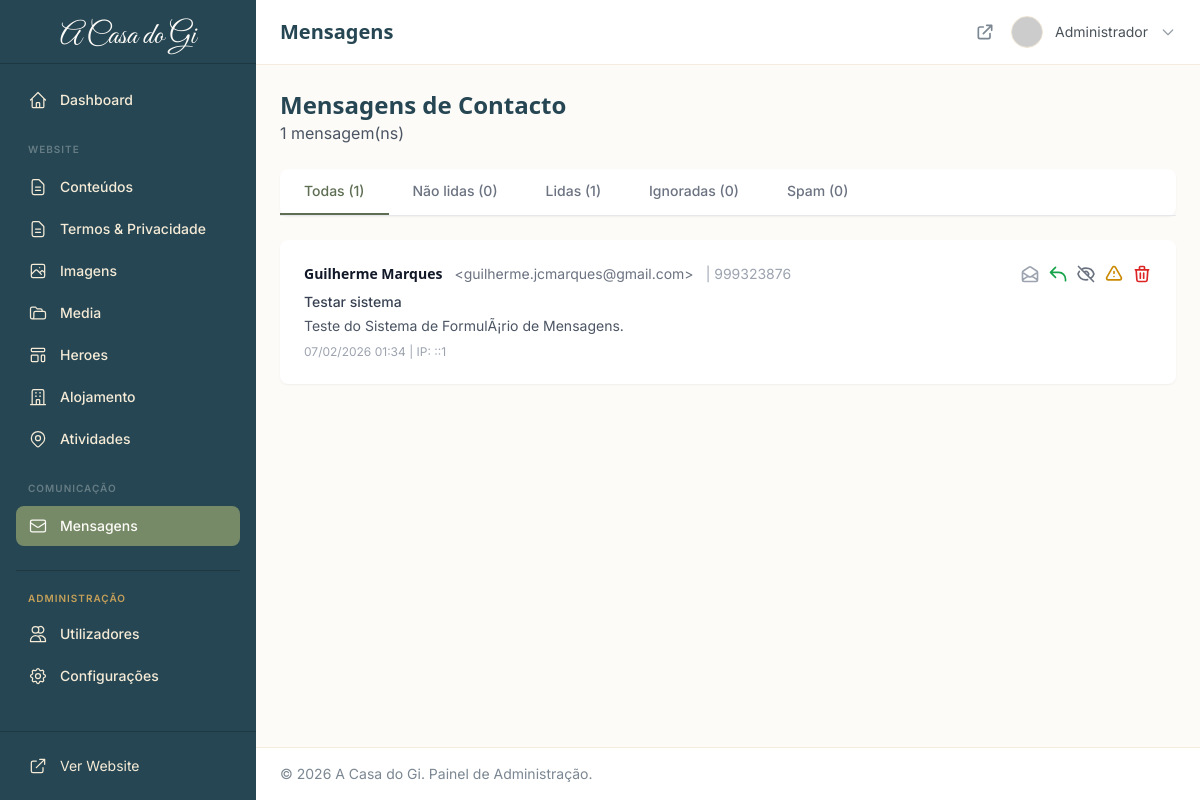
/admin/mensagens/index.php (signed in), run on an earlier commit of the app's database.
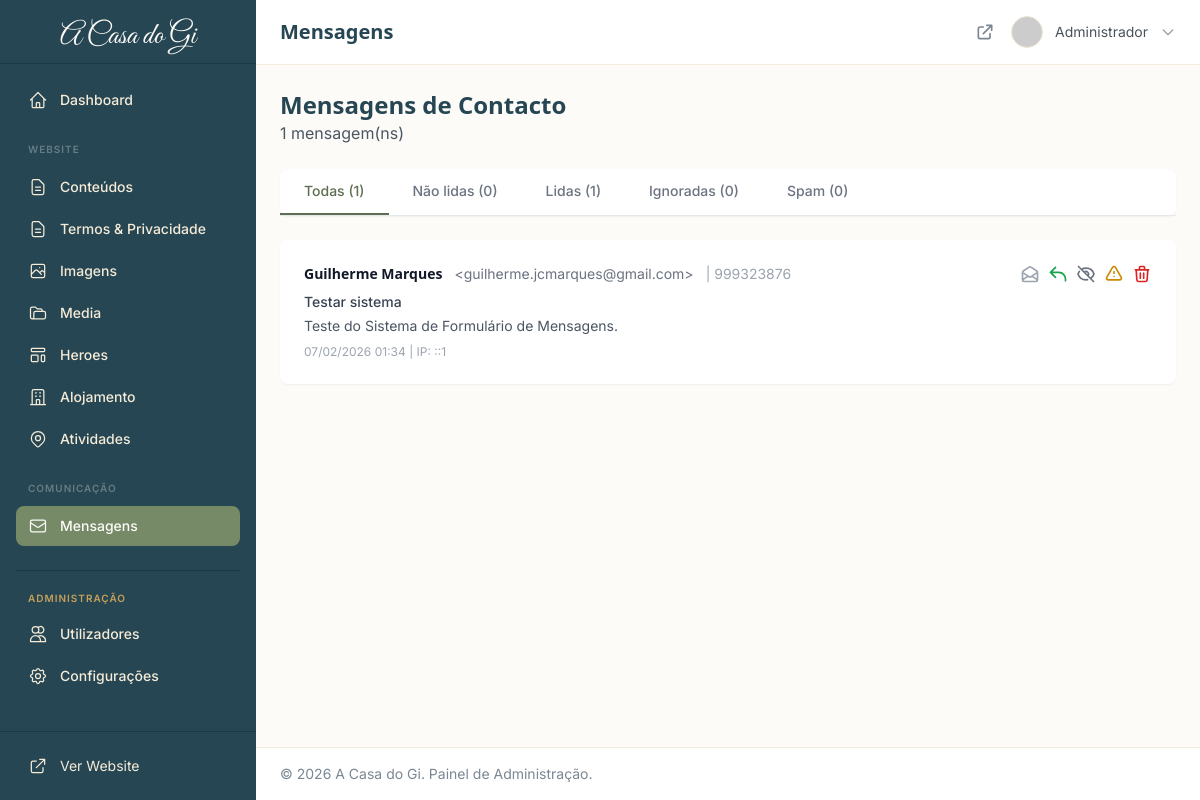
And on a later commit of the database.
### tables this page shows
CREATE TABLE `contact_submissions` (
  `id` int(10) unsigned NOT NULL AUTO_INCREMENT,
  `name` varchar(100) NOT NULL,
  `email` varchar(255) NOT NULL,
  `phone` varchar(20) DEFAULT NULL,
  `subject` varchar(255) DEFAULT NULL,
  `message` text NOT NULL,
  `ip_address` varchar(45) DEFAULT NULL,
  `user_agent` varchar(500) DEFAULT NULL,
  `language` varchar(2) DEFAULT 'pt',
  `is_read` tinyint(1) DEFAULT 0,
  `is_spam` tinyint(1) DEFAULT 0,
  `is_ignored` tinyint(1) DEFAULT 0 COMMENT 'Ignored messages',
  `created_at` timestamp NOT NULL DEFAULT current_timestamp(),
  PRIMARY KEY (`id`),
  KEY `idx_email` (`email`),
  KEY `idx_read` (`is_read`),
  KEY `idx_created` (`created_at`),
  KEY `idx_ignored` (`is_ignored`)
);

### core/Session.php (called while the page is built, shortened)
<?php
class Session
{
    private static bool $started = false;
    public static function start(): void
    {
        if (self::$started) {
            return;
        }
        $config = require CONFIG_PATH . '/config.php';
        self::$started = true;
    }
    public static function get(string $key, mixed $default = null): mixed
    {
        return $_SESSION[$key] ?? $default;
    }
    public static function getFlash(?string $type = null): array
    {
        $messages = $_SESSION[SESSION_FLASH] ?? [];
        if ($type !== null) {
            $typeMessages = $messages[$type] ?? [];
            return $typeMessages;
        }
        return $messages;
    }
}

### core/Database.php (called while the page is built, shortened)
<?php
class Database
{
    private static ?Database $instance = null;
    private PDO $pdo;
    private array $config;
    private function __construct()
    {
        $this->config = require CONFIG_PATH . '/config.php';
    }
    public static function getInstance(): self
    {
        if (self::$instance === null) {
            self::$instance = new self();
        }
        return self::$instance;
    }
    private function connect(): void
    {
        $db = $this->config['db'];
        $dsn = sprintf(
            'mysql:host=%s;port=%d;dbname=%s;charset=%s',
            $db['host'],
            $db['port'] ?? 3306,
            $db['name'],
            $db['charset']
        );
        $options = [
            PDO::ATTR_ERRMODE => PDO::ERRMODE_EXCEPTION,
            PDO::ATTR_DEFAULT_FETCH_MODE => PDO::FETCH_ASSOC,
            PDO::ATTR_EMULATE_PREPARES => false,
            PDO::MYSQL_ATTR_INIT_COMMAND => "SET NAMES {$db['charset']}"
        ];
        try {
            $this->pdo = new PDO($dsn, $db['user'], $db['pass'], $options);
        } catch (PDOException $e) {
            if ($this->config['app']['debug']) {
                throw new \Exception('Database connection failed: ' . $e->getMessage());
            }
            throw new \Exception('Database connection failed. Please try again later.');
        }
    }
    public function query(string $sql, array $params = []): PDOStatement
    {
        $stmt = $this->pdo->prepare($sql);
        $stmt->execute($params);
        return $stmt;
    }
    public function fetchAll(string $sql, array $params = []): array
    {
        return $this->query($sql, $params)->fetchAll();
    }
}

### config/config.php (called while the page is built)
<?php
return [
    'db' => [
        'host' => '127.0.0.1',
        'name' => 'acasadogi',
        'user' => 'root',
        'pass' => '',
        'charset' => 'utf8mb4',
        'port' => 3306
    ],
    'app' => [
        'name' => 'A Casa do Gi',
        'url' => 'https://monrion.cloud',
        'env' => 'production',
        'debug' => false,
        'timezone' => 'Europe/Lisbon',
        'locale' => 'pt_PT',
        'default_language' => 'pt'
    ],
    'mail' => [
        'host' => '',
        'port' => 587,
        'username' => '',
        'password' => '',
        'encryption' => 'tls',
        'from_email' => 'noreply@acasadogi.pt',
        'from_name' => 'A Casa do Gi',
        'reply_to' => 'info@acasadogi.pt'
    ],
    'security' => [
        'session_lifetime' => 1800,
        'csrf_token_lifetime' => 3600,
        'max_login_attempts' => 5,
        'lockout_duration' => 900,
        'password_min_length' => 8,
        'bcrypt_cost' => 12
    ],
    'uploads' => [
        'max_file_size' => 5 * 1024 * 1024,
        'allowed_image_types' => ['image/jpeg', 'image/png', 'image/webp', 'image/gif'],
        'path' => __DIR__ . '/../uploads'
    ]
];

### includes/functions.php (called while the page is built, shortened)
<?php
function e(?string $string): string
{
    return htmlspecialchars($string ?? '', ENT_QUOTES, 'UTF-8');
}
function formatDateTime(?string $date, string $format = 'd/m/Y H:i'): string
{
    $datetime = new DateTime($date);
    return $datetime->format($format);
}

### core/CSRF.php (called while the page is built, shortened)
<?php
class CSRF
{
    private static int $tokenLifetime = 3600;
    public static function generateToken(): string
    {
        $config = require CONFIG_PATH . '/config.php';
        self::$tokenLifetime = $config['security']['csrf_token_lifetime'] ?? 3600;
        $existingToken = Session::get(SESSION_CSRF_TOKEN);
        $tokenTime = Session::get(SESSION_CSRF_TIME);
        if ($existingToken && $tokenTime && (time() - $tokenTime) < self::$tokenLifetime) {
            return $existingToken;
        }
        $token = bin2hex(random_bytes(32));
        return $token;
    }
    public static function getToken(): string
    {
        return self::generateToken();
    }
}

### admin/mensagens/index.php (the view, shortened to what the changed rows need)
<?php
$db = Database::getInstance();
$filter = isset($_GET['filter']) ? $_GET['filter'] : 'all';
$page = isset($_GET['page']) ? max(1, (int)$_GET['page']) : 1;
$perPage = 20;
$offset = ($page - 1) * $perPage;
$where = "WHERE 1=1";
$params = [];
switch ($filter) {
    default:
        $where .= " AND is_spam = 0 AND is_ignored = 0";
}
$messages = $db->fetchAll(
    "SELECT * FROM contact_submissions {$where} ORDER BY created_at DESC LIMIT {$perPage} OFFSET {$offset}",
    $params
);
include dirname(__DIR__) . '/includes/header.php';
?>
<div class="flex justify-between items-center mb-6">
    <div>
        <h1 class="text-2xl font-bold text-primary">Mensagens de Contacto</h1>
    </div>
</div>
<div class="bg-white rounded-lg shadow-sm overflow-hidden">
    <?php if (empty($messages)): ?>
    <div class="p-12 text-center">
        <svg class="w-16 h-16 text-gray-300 mx-auto mb-4" fill="none" stroke="currentColor" viewBox="0 0 24 24">
            <path stroke-linecap="round" stroke-linejoin="round" stroke-width="1.5" d="M3 8l7.89 5.26a2 2 0 002.22 0L21 8M5 19h14a2 2 0 002-2V7a2 2 0 00-2-2H5a2 2 0 00-2 2v10a2 2 0 002 2z"/>
        </svg>
        <h3 class="text-lg font-medium text-gray-700 mb-2">Nenhuma mensagem</h3>
        <p class="text-gray-500">Não existem mensagens nesta categoria.</p>
    </div>
    <?php else: ?>
    <div class="divide-y divide-gray-200">
        <?php foreach ($messages as $msg): ?>
        <div class="p-6 hover:bg-gray-50 transition-colors cursor-pointer message-row <?= !$msg['is_read'] ? 'bg-blue-50' : '' ?>"
             data-id="<?= $msg['id'] ?>">
            <div class="flex items-start justify-between">
                <div class="flex-1 min-w-0">
                    <div class="flex items-center gap-3 mb-2">
                        <h3 class="text-sm font-semibold text-gray-900">
                            <?= e($msg['name']) ?>
                        </h3>
                        <span class="text-sm text-gray-500">&lt;<?= e($msg['email']) ?>&gt;</span>
                        <?php if ($msg['phone']): ?>
                        <span class="text-sm text-gray-400">| <?= e($msg['phone']) ?></span>
                        <?php endif; ?>
                    </div>
                    <?php if ($msg['subject']): ?>
                    <p class="text-sm font-medium text-gray-700 mb-1"><?= e($msg['subject']) ?></p>
                    <?php endif; ?>
                    <p class="text-sm text-gray-600 line-clamp-2"><?= e($msg['message']) ?></p>
                    <div class="mt-2 text-xs text-gray-400">
                        <?= formatDateTime($msg['created_at']) ?> | IP: <?= e($msg['ip_address']) ?>
                    </div>
                </div>
                <div class="ml-4 flex items-center gap-2">
                    <?php if (!$msg['is_read']): ?>
                    <a href="?read=<?= $msg['id'] ?>&filter=<?= $filter ?>&token=<?= CSRF::getToken() ?>"
                       class="text-sm text-blue-600 hover:text-blue-800 transition-colors"
                       title="Marcar como lida">
                        <svg class="w-5 h-5" fill="none" stroke="currentColor" viewBox="0 0 24 24">
                            <path stroke-linecap="round" stroke-linejoin="round" stroke-width="2" d="M9 12l2 2 4-4m6 2a9 9 0 11-18 0 9 9 0 0118 0z"/>
                        </svg>
                    </a>
                    <?php else: ?>
                    <a href="?unread=<?= $msg['id'] ?>&filter=<?= $filter ?>&token=<?= CSRF::getToken() ?>"
                       class="text-sm text-gray-400 hover:text-gray-600 transition-colors"
                       title="Marcar como não lida">
                    </a>
                    <?php endif; ?>
                    <a href="mailto:<?= e($msg['email']) ?>?subject=Re: <?= e($msg['subject'] ?? 'Contacto Casa do Gi') ?>"
                       class="text-sm text-green-600 hover:text-green-800 transition-colors"
                       title="Responder">
                        <svg class="w-5 h-5" fill="none" stroke="currentColor" viewBox="0 0 24 24">
                            <path stroke-linecap="round" stroke-linejoin="round" stroke-width="2" d="M3 10h10a8 8 0 018 8v2M3 10l6 6m-6-6l6-6"/>
                        </svg>
                    </a>
                    <?php if (!$msg['is_ignored'] && !$msg['is_spam']): ?>
                    <a href="?ignore=<?= $msg['id'] ?>&filter=<?= $filter ?>&token=<?= CSRF::getToken() ?>"
                       class="text-sm text-gray-500 hover:text-gray-700 transition-colors"
                       title="Ignorar">
                    </a>
                    <?php endif; ?>
                    <?php if (!$msg['is_spam']): ?>
                    <button type="button"
                            class="spam-message-btn text-sm text-yellow-600 hover:text-yellow-800 transition-colors"
                            data-id="<?= $msg['id'] ?>"
                            data-name="<?= e($msg['name']) ?>"
                            data-email="<?= e($msg['email']) ?>"
                            title="Marcar como spam">
                        <svg class="w-5 h-5" fill="none" stroke="currentColor" viewBox="0 0 24 24">
                            <path stroke-linecap="round" stroke-linejoin="round" stroke-width="2" d="M12 9v2m0 4h.01m-6.938 4h13.856c1.54 0 2.502-1.667 1.732-3L13.732 4c-.77-1.333-2.694-1.333-3.464 0L3.34 16c-.77 1.333.192 3 1.732 3z"/>
                        </svg>
                    </button>
                    <?php endif; ?>
                    <button type="button"
                            class="delete-message-btn text-sm text-red-600 hover:text-red-800 transition-colors"
                            data-id="<?= $msg['id'] ?>"
                            data-name="<?= e($msg['name']) ?>"
                            title="Eliminar">
                        <svg class="w-5 h-5" fill="none" stroke="currentColor" viewBox="0 0 24 24">
                            <path stroke-linecap="round" stroke-linejoin="round" stroke-width="2" d="M19 7l-.867 12.142A2 2 0 0116.138 21H7.862a2 2 0 01-1.995-1.858L5 7m5 4v6m4-6v6m1-10V4a1 1 0 00-1-1h-4a1 1 0 00-1 1v3M4 7h16"/>
                        </svg>
                    </button>
                </div>
            </div>
        </div>
        <?php endforeach; ?>
    </div>
    <?php endif; ?>
</div>
<?php include dirname(__DIR__) . '/includes/footer.php'; ?>

What changed in the data, as far as the page shows it:
changed contact_submissions "Guilherme Marques": message "Teste do Sistema de FormulÃ¡rio de Mensagens." → "Teste do Sistema de Formulário de Mensagens."
